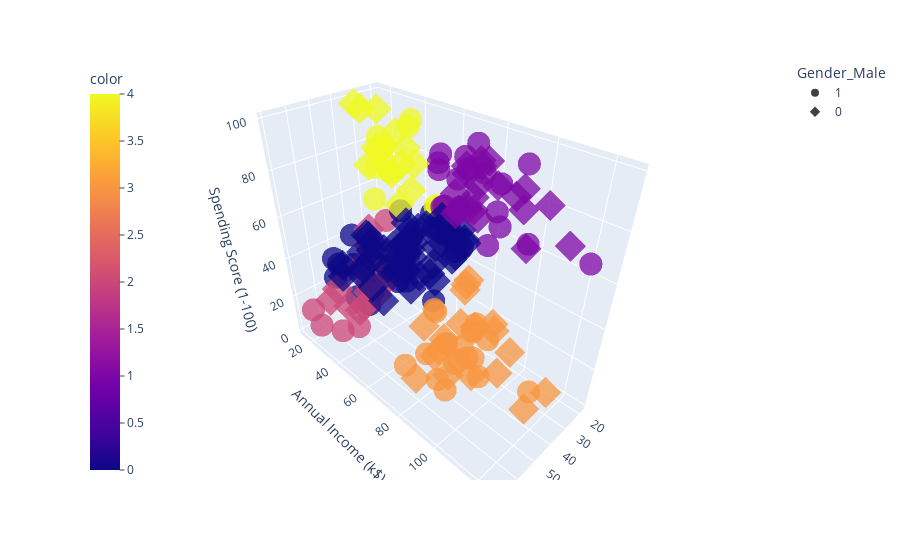

The cell this chart's notebook holds for it:
### Code cell
#Let's plot a 3-D scatterplot along with the customers separated by gender based on shapes - circle and diamond.
import plotly.express as px
fig = px.scatter_3d(df, x='Age', y='Annual Income (k$)', z='Spending Score (1-100)', color=model.fit_predict(df), symbol='Gender_Male', opacity=0.75)
fig.update_layout(coloraxis_colorbar=dict(yanchor="top", y=1, x=0, ticks="outside"))

### Figure 1 — Plotly figure (JSON) as saved in the notebook; plotly's stock layout.template omitted (floating-point values rounded to 4 significant figures)
{"data": [{"hovertemplate": "Gender_Male=1<br>Age=%{x}<br>Annual Income (k$)=%{y}<br>Spending Score (1-100)=%{z}<br>color=%{marker.color}<extra></extra>", "legendgroup": "1", "marker": {"color": [2, 4, 2, 2, 2, 4, 4, 2, 2, 4, 4, 4, 4, 2, 2, 4, 4, 2, 0, 0, 0, 0, 0, 0, 0, 0, 4, 4, 0, 0, 0, 0, 0, 0, 0, 0, 0, 0, 0, 0, 0, 0, 0, 0, 0, 0, 0, 0, 0, 0, 1, 0, 1, 3, 1, 3, 1, 3, 1, 3, 1, 3, 1, 3, 1, 3, 1, 3, 3, 3, 3, 3, 1, 3, 1, 3, 1, 3, 1, 3, 1, 3, 1, 1, 3, 1, 3, 1], "coloraxis": "coloraxis", "opacity": 0.75, "symbol": "circle"}, "mode": "markers", "name": "1", "scene": "scene", "showlegend": true, "type": "scatter3d", "x": [19, 21, 64, 67, 37, 22, 20, 52, 35, 25, 31, 29, 35, 60, 53, 18, 24, 48, 33, 59, 47, 69, 53, 70, 19, 63, 18, 19, 70, 59, 26, 40, 57, 38, 67, 48, 18, 48, 24, 48, 20, 67, 26, 49, 54, 68, 66, 65, 19, 27, 39, 43, 40, 59, 38, 47, 39, 20, 32, 19, 32, 25, 28, 48, 34, 43, 39, 37, 34, 19, 50, 42, 32, 40, 28, 36, 36, 58, 27, 59, 35, 46, 30, 28, 33, 32, 32, 30], "y": [15, 15, 19, 19, 20, 20, 21, 23, 24, 24, 25, 28, 28, 30, 33, 33, 38, 39, 42, 43, 43, 44, 46, 46, 46, 48, 48, 48, 49, 54, 54, 54, 54, 54, 54, 54, 59, 60, 60, 61, 61, 62, 62, 62, 63, 63, 63, 63, 64, 67, 69, 71, 71, 71, 71, 71, 71, 73, 73, 74, 75, 77, 77, 77, 78, 78, 78, 78, 78, 81, 85, 86, 87, 87, 87, 87, 87, 88, 88, 93, 93, 98, 99, 101, 113, 126, 60.56, 60.56], "z": [39, 81, 3, 14, 13, 79, 66, 29, 35, 73, 73, 82, 61, 4, 4, 92, 92, 36, 60, 60, 41, 46, 46, 56, 55, 51, 59, 59, 55, 47, 54, 48, 51, 55, 41, 46, 41, 49, 52, 42, 49, 59, 55, 56, 46, 43, 48, 52, 46, 56, 91, 35, 95, 11, 75, 9, 75, 5, 73, 10, 93, 12, 97, 36, 90, 17, 88, 1, 1, 5, 26, 20, 63, 13, 75, 10, 92, 15, 69, 14, 90, 15, 97, 68, 8, 74, 18, 83]}, {"hovertemplate": "Gender_Male=0<br>Age=%{x}<br>Annual Income (k$)=%{y}<br>Spending Score (1-100)=%{z}<br>color=%{marker.color}<extra></extra>", "legendgroup": "0", "marker": {"color": [2, 4, 2, 4, 2, 4, 4, 4, 2, 4, 2, 4, 2, 2, 2, 2, 4, 4, 2, 4, 2, 4, 2, 4, 2, 4, 2, 4, 0, 0, 0, 0, 0, 0, 0, 0, 0, 0, 0, 0, 0, 0, 0, 0, 0, 0, 0, 0, 0, 0, 0, 0, 0, 0, 0, 0, 0, 0, 0, 0, 0, 0, 0, 0, 0, 0, 0, 0, 0, 0, 0, 0, 0, 3, 1, 3, 1, 1, 3, 1, 3, 3, 1, 1, 3, 3, 1, 3, 1, 1, 1, 3, 1, 1, 1, 1, 3, 3, 1, 3, 1, 1, 3, 3, 3, 1, 3, 1, 1, 3, 1, 3], "coloraxis": "coloraxis", "opacity": 0.75, "symbol": "diamond"}, "mode": "markers", "name": "0", "scene": "scene", "showlegend": true, "type": "scatter3d", "x": [20, 23, 31, 22, 35, 23, 30, 35, 58, 24, 35, 35, 46, 54, 45, 40, 23, 21, 49, 21, 42, 30, 36, 20, 65, 31, 49, 24, 50, 27, 29, 31, 49, 31, 50, 51, 27, 67, 54, 43, 68, 32, 47, 60, 60, 45, 23, 49, 46, 21, 55, 22, 34, 50, 68, 40, 32, 47, 27, 23, 49, 21, 66, 19, 38, 18, 19, 63, 49, 51, 50, 38, 40, 23, 31, 25, 31, 29, 44, 35, 57, 28, 32, 32, 34, 44, 38, 47, 27, 30, 30, 56, 29, 31, 36, 33, 36, 52, 30, 37, 32, 29, 41, 54, 41, 36, 34, 32, 38, 47, 35, 45], "y": [16, 16, 17, 17, 18, 18, 19, 19, 20, 20, 21, 23, 25, 28, 28, 29, 29, 30, 33, 33, 34, 34, 37, 37, 38, 39, 39, 39, 40, 40, 40, 40, 42, 43, 43, 44, 46, 47, 47, 48, 48, 48, 49, 50, 50, 54, 54, 54, 54, 54, 57, 57, 58, 58, 59, 60, 60, 60, 60, 62, 62, 62, 63, 63, 64, 65, 65, 65, 65, 67, 67, 67, 69, 70, 70, 72, 72, 73, 73, 74, 75, 76, 76, 77, 78, 78, 78, 78, 78, 78, 78, 79, 79, 81, 85, 86, 87, 88, 88, 97, 97, 98, 99, 101, 103, 103, 103, 103, 113, 120, 120, 126], "z": [6, 77, 40, 76, 6, 94, 72, 99, 15, 77, 35, 98, 5, 14, 32, 31, 87, 73, 14, 81, 17, 73, 26, 75, 35, 61, 28, 65, 55, 47, 42, 42, 52, 54, 45, 50, 51, 52, 59, 50, 48, 47, 42, 49, 56, 53, 52, 42, 44, 57, 58, 55, 60, 46, 55, 40, 42, 47, 50, 41, 48, 42, 50, 54, 42, 48, 50, 43, 59, 43, 57, 40, 58, 29, 77, 34, 71, 88, 7, 72, 5, 40, 87, 74, 22, 20, 76, 16, 89, 78, 73, 35, 83, 93, 75, 95, 27, 13, 86, 32, 86, 88, 39, 24, 17, 85, 23, 69, 91, 16, 79, 28]}], "layout": {"coloraxis": {"colorbar": {"ticks": "outside", "title": {"text": "color"}, "x": 0, "y": 1, "yanchor": "top"}, "colorscale": [[0, "#0d0887"], [0.1111, "#46039f"], [0.2222, "#7201a8"], [0.3333, "#9c179e"], [0.4444, "#bd3786"], [0.5556, "#d8576b"], [0.6667, "#ed7953"], [0.7778, "#fb9f3a"], [0.8889, "#fdca26"], [1, "#f0f921"]]}, "legend": {"title": {"text": "Gender_Male"}, "tracegroupgap": 0}, "margin": {"t": 60}, "scene": {"domain": {"x": [0, 1], "y": [0, 1]}, "xaxis": {"title": {"text": "Age"}}, "yaxis": {"title": {"text": "Annual Income (k$)"}}, "zaxis": {"title": {"text": "Spending Score (1-100)"}}}}}
